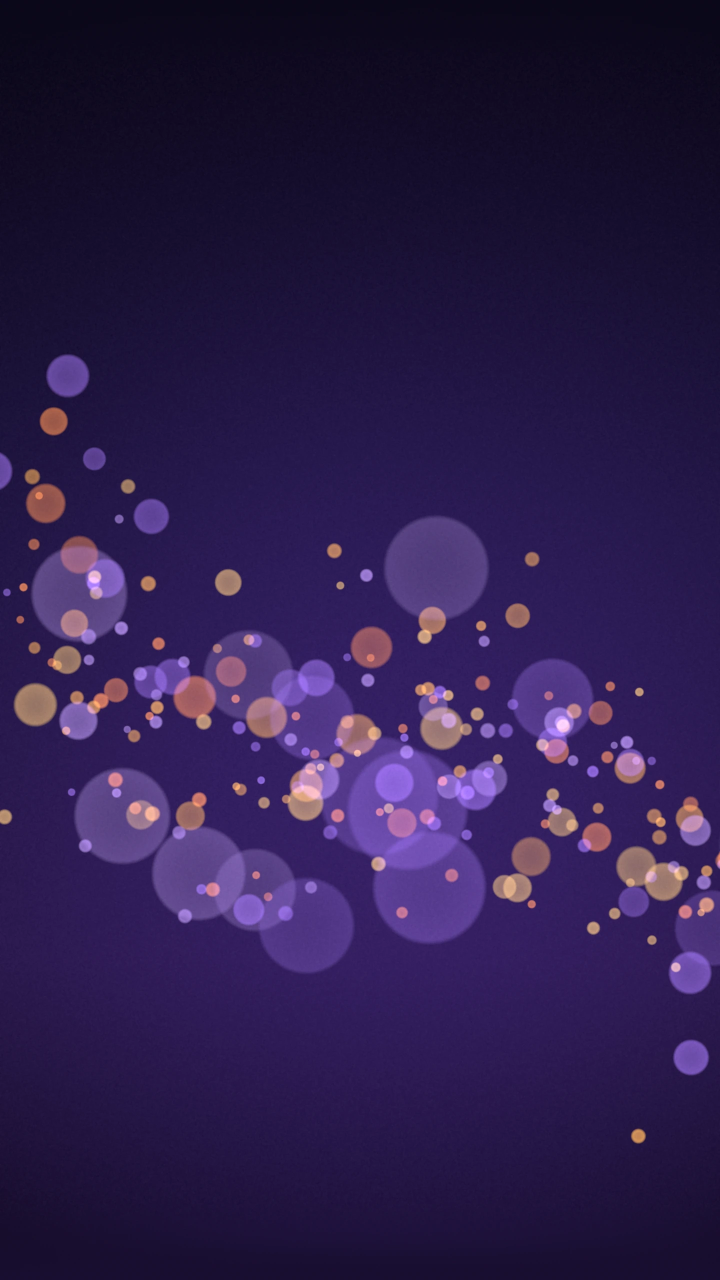
#> input picture app/src/main/assets/wallpapers/bokeh-1440.webp, 1440 x 2560 px, given in place of owl_night.png, which was not available (shown at 1/2 size)
$ python encode.py ../../app/src/main/assets/wallpapers/bokeh-1440.webp ../../app/src/main/assets/wallpapers/bokeh-thumb.webp
#> lines starting #> are read from the running program, lines starting #| are printed output that depends on the picture
"""Turns the 4K masters into what the app ships (app/src/main/assets/wallpapers):
<id>.webp (2160x3840), <id>-1440.webp (1440x2560) and <id>-thumb.webp (270x480).

WebP's 8-bit encoding bands smooth gradients, so each file gets a soft grain first
(sigma 1.3 levels, blurred 1px) - strong enough to survive the encoder and dither its
steps - except in the flat top and bottom bands, which must equal the bars' colours.
usage: python3 -I encode.py <masters dir> <assets/wallpapers dir>"""
import sys, os
from PIL import Image, ImageFilter
import numpy as np

ORDER = ['owl_night', 'dawn_hills', 'cloud_sea', 'silk', 'ocean_dusk', 'aurora', 'bokeh', 'nebula']

def grainy(im, sigma=1.3, blur=1.0, seed=0):
    n = np.random.default_rng(seed).normal(0, 1, (im.height, im.width)).astype(np.float32)
    n = np.asarray(Image.fromarray(((n / 8 + 0.5) * 255).clip(0, 255).astype(np.uint8)).filter(ImageFilter.GaussianBlur(blur))).astype(np.float32)
    n = (n - n.mean()) / (n.std() + 1e-6) * sigma
    v = (np.arange(im.height) + 0.5) / im.height
    n *= (np.clip((v - 0.02) / 0.03, 0, 1) * np.clip((0.97 - v) / 0.03, 0, 1))[:, None]
    return Image.fromarray(np.clip(np.asarray(im).astype(np.float32) + n[..., None], 0, 255).round().astype(np.uint8))

if __name__ == '__main__':
    src, dst = sys.argv[1], sys.argv[2]
    os.makedirs(dst, exist_ok=True)
    for i, n in enumerate(ORDER):
        m = Image.open(os.path.join(src, n + '.png')).convert('RGB')
#> m is the input picture: PIL image 1440x2560 RGB; mean R, G, B 45.1, 29.3, 76.2
        for suffix, size in [('', (2160, 3840)), ('-1440', (1440, 2560))]:
            im = m if size == m.size else m.resize(size, Image.LANCZOS)
            grainy(im, seed=i * 2 + (suffix == '')).save(os.path.join(dst, n + suffix + '.webp'), 'WEBP', quality=92, method=6)
        m.resize((270, 480), Image.LANCZOS).save(os.path.join(dst, n + '-thumb.webp'), 'WEBP', quality=86, method=6)
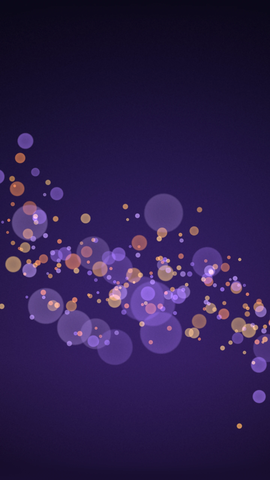
#> saved as owl_night-thumb.webp: PIL image 270x480 RGB; mean R, G, B 45.1, 29.3, 76.2
        print(n)
#> pass 2 of the loop `for i, n in enumerate(ORDER):`:
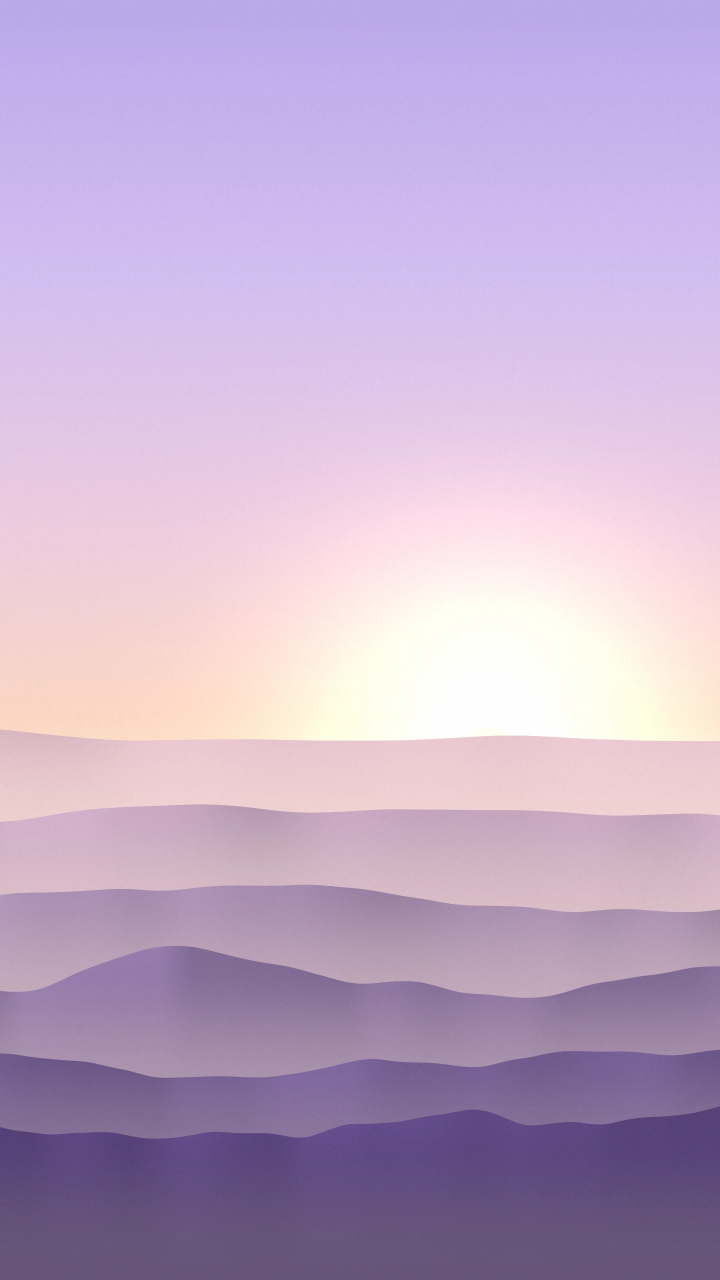
#> input picture app/src/main/assets/wallpapers/dawn_hills.webp, 2160 x 3840 px, given in place of dawn_hills.png, which was not available (shown at 1/3 size)
#> m is the input picture: PIL image 2160x3840 RGB; mean R, G, B 194.9, 171.7, 203.3
#> `m.resize((270, 480), Image.LANCZOS).save(os.path.join(dst, n + '-thumb..`:
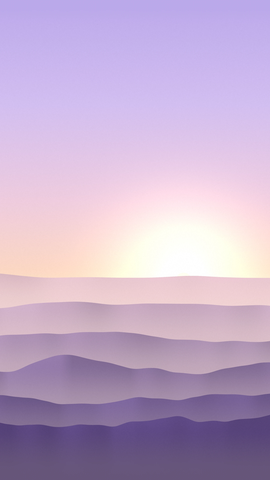
#> saved as dawn_hills-thumb.webp: PIL image 270x480 RGB; mean R, G, B 194.9, 171.7, 203.3
#> pass 3 of the loop `for i, n in enumerate(ORDER):`:
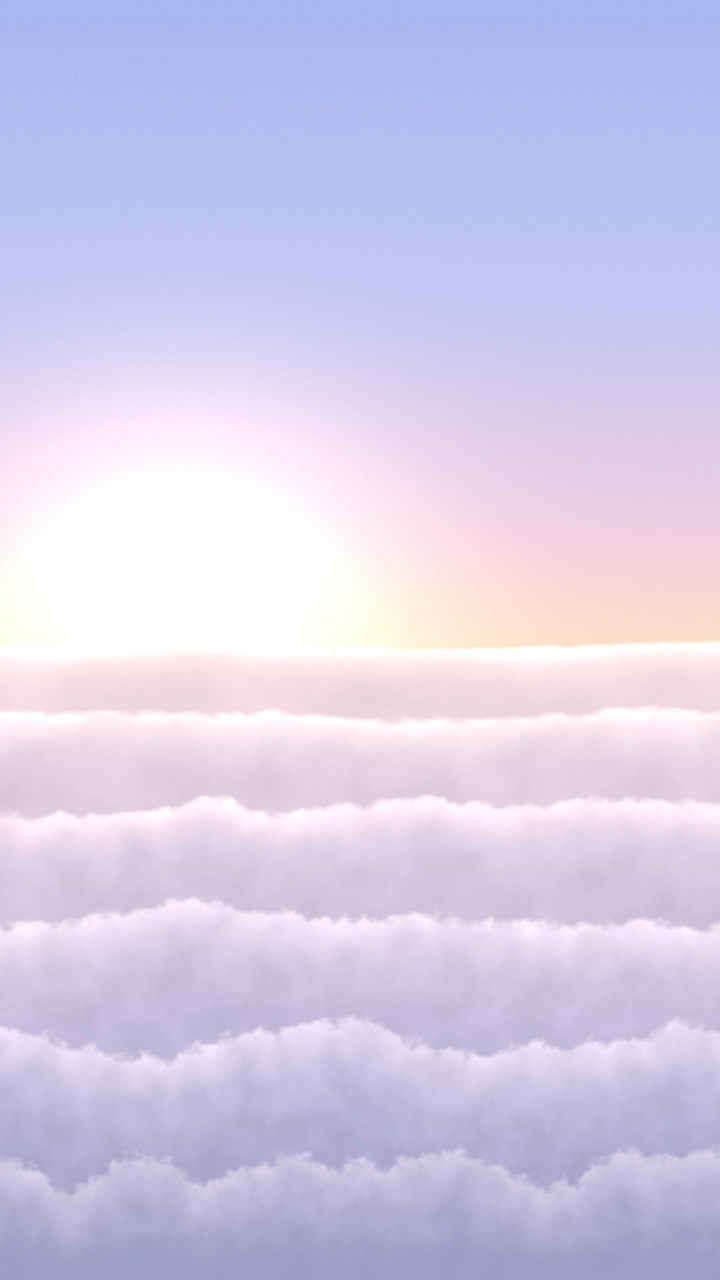
#> input picture app/src/main/assets/wallpapers/cloud_sea.webp, 2160 x 3840 px, given in place of cloud_sea.png, which was not available (shown at 1/3 size)
#> m is the input picture: PIL image 2160x3840 RGB; mean R, G, B 212, 205.1, 233.2
#> `m.resize((270, 480), Image.LANCZOS).save(os.path.join(dst, n + '-thumb..`:
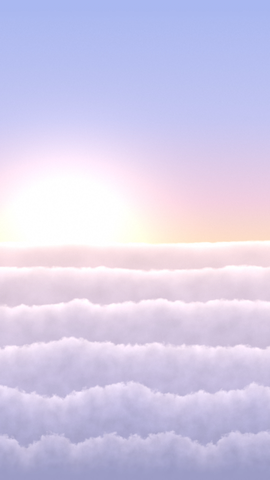
#> saved as cloud_sea-thumb.webp: PIL image 270x480 RGB; mean R, G, B 212, 205.1, 233.2
#> (the run stopped early here; a loop or call above may not have finished)
